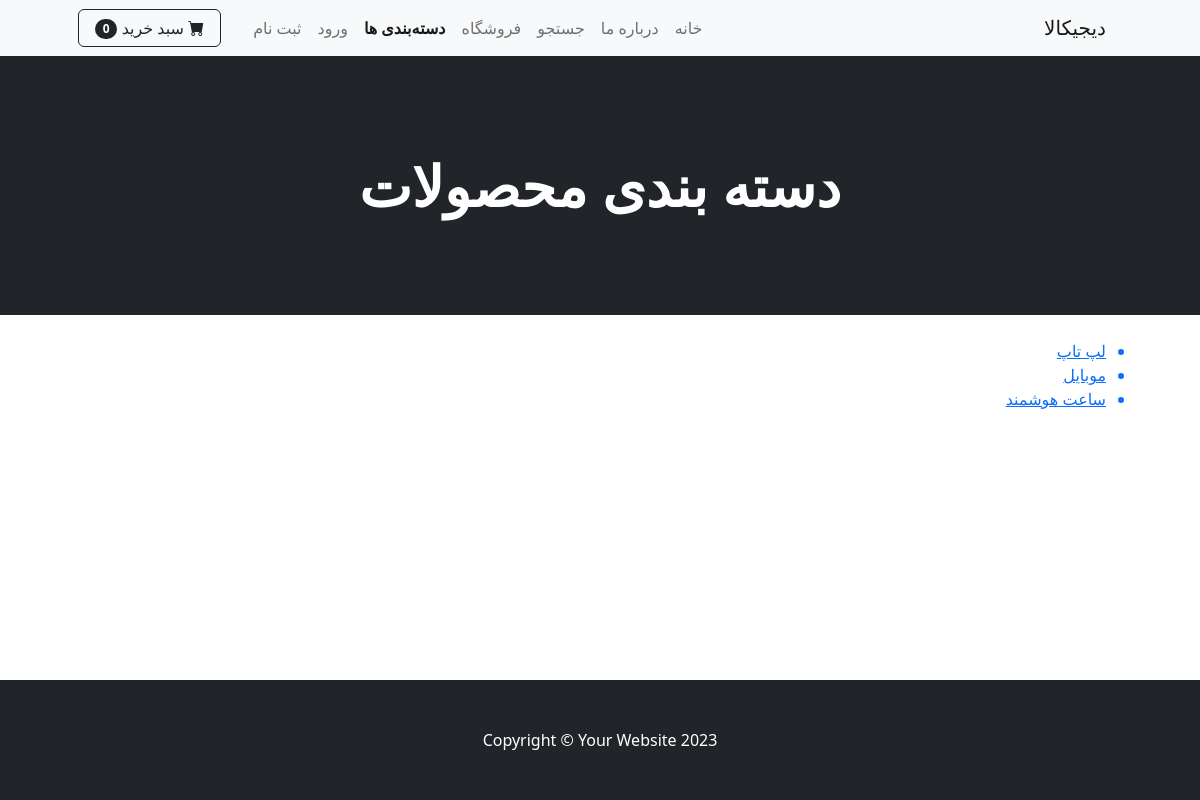
The page /shop/category/ on the database its author committed.
### shop/models.py (models this page shows)
class Category(models.Model):
    name = models.CharField(max_length=255)
    tag = models.CharField(max_length=255, default='none')
    def __str__(self):
        return self.name

### shop/views.py (the view)
# urls.py: path("category/", views.category_summary, name="category_summary"),
def category_summary(request):
    all_category = models.Category.objects.all()
    return render(request, "category_summary.html", {'all_category': all_category})

### cart/cart.py (called while the page is built)
    def __len__(self):
        return sum(item['qty'] for item in self.cart.values())

### cart/context_processors.py (called while the page is built)
def cart(request):
    return {'cart': Cart(request)}

### templates/category_summary.html
{% extends 'base.html' %}
{% block content %}
<header class="bg-dark py-5">
	<div class="container px-4 px-lg-5 my-5">
		<div class="text-center text-white">
			<h1 class="display-4 fw-bolder">دسته بندی محصولات</h1>
		</div>
	</div>
</header>
<div class="container">
	<div class="row">
		<div class="col-10 p-4">
			<ul>
				{% for category in all_category %}
				<a href="{% url 'category' category.tag  %}">
					<li>{{category}}</li>
				</a>
				{% endfor %}
			</ul>
		</div>
	</div>
</div>
{% endblock %}

### rows shown on the page
Category: name "لپ تاپ"
Category: name "موبایل"
Category: name "ساعت هوشمند"

### other values the page prints
{{ cart | length }} "0"
